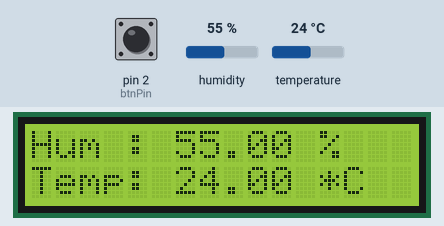
A sketch run on a simulated Arduino Nano, built with avr-gcc and run on an emulated ATmega328P. On the bench: 16×2 character LCD. Wiring (inferred from the names in the program): DHT22 sensor: data pin 5. The inputs (shaded band) are chosen by the test bench; at power-on: pin 2 (btnPin) HIGH, humidity 55 %, temperature 24 °C. What the sketch prints to the serial monitor is not drawn.

Above: at 2.4 s.
At 12.4 s:
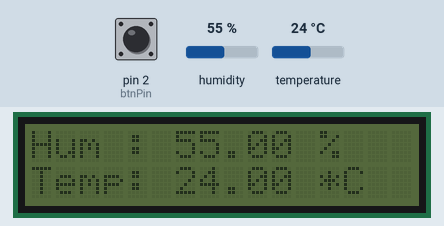

Measured:
- what the display in image 0 shows lasts 10.0 s, from 2.4 s to 12.4 s

The sketch:

main.ino
```cpp
// Simple humidity/temperature deviсe. With push btn and LCD1602.
// Based on Arduino Nano.
//
// Andrew Sotnikov aka LucaBrasi89
//  <andrew.sotnikov@zoho.com>

#include "DHT.h"
#include <Wire.h>
#include <LiquidCrystal_I2C.h>


#define DHTPIN 5     // what digital pin we're connected to

#define DHTTYPE DHT22   // DHT 22  (AM2302), AM2321

// Connect pin 1 (on the left) of the sensor to +5V
// NOTE: If using a board with 3.3V logic like an Arduino Due connect pin 1
// to 3.3V instead of 5V!
// Connect pin 2 of the sensor to whatever your DHTPIN is
// Connect pin 4 (on the right) of the sensor to GROUND
// Connect a 10K resistor from pin 2 (data) to pin 1 (power) of the sensor

// Initialize DHT sensor.
// Note that older versions of this library took an optional third parameter to
// tweak the timings for faster processors.  This parameter is no longer needed
// as the current DHT reading algorithm adjusts itself to work on faster procs.
DHT dht(DHTPIN, DHTTYPE);
// Set the LCD address to 0x27 for a 16 chars and 2 line display
LiquidCrystal_I2C lcd(0x27, 16, 2);
const int btnPin = 2;   //digital pin button is connected to

int btnState;             // the current reading from the input pin
int lastButtonState = LOW;   // the previous reading from the input pin
boolean backlightState = true;   // the previous reading from the input pin
int prevTemp = 22; // previous temp


void tempChangeNotifier(int curTemp){
//    Serial.println("Cur temp:" + String(curTemp));
//    Serial.println("Prev temp:" + String(prevTemp) + "\n");
   if (prevTemp != curTemp) {
      lcd.setBacklight(true);
      delay(10000);
      lcd.setBacklight(false);
      prevTemp = curTemp;
    }
}

void setup() {
  Serial.begin(9600);
  Serial.println("DHTxx test!");

  dht.begin();

    // initialize the LCD
  lcd.begin();

  // Turn on the blacklight and print a message.
  lcd.backlight();
  pinMode(2,INPUT_PULLUP);
  }

void loop() {
  // Wait a few seconds between measurements.
  delay(2000);

  // Reading temperature or humidity takes about 250 milliseconds!
  // Sensor readings may also be up to 2 seconds 'old' (its a very slow sensor)
  float h = dht.readHumidity();
  // Read temperature as Celsius (the default)
  float t = dht.readTemperature();

  // Check if any reads failed and exit early (to try again).
  if (isnan(h) || isnan(t)) {
    lcd.setCursor(0,0);
    lcd.println("DHT sensor error!");
    return;
  }

    // Compute heat index in Celsius (isFahreheit = false)
  float hic = dht.computeHeatIndex(t, h, false);
  lcd.setCursor(0,0);
  lcd.print("Hum : ");
  lcd.print(h);
  lcd.print(" %");
  lcd.setCursor(0,1);
  lcd.print("Temp: ");
  lcd.print(t);
  lcd.print(" *C");

  //checking temp changing
  tempChangeNotifier(int(t));

  //Checking btn state
  // if the button state has changed:
  int reading = digitalRead(btnPin);
  if (reading != btnState) {

    btnState = reading;
    backlightState = !backlightState;
    lcd.setBacklight(backlightState);
    delay(15000);
  }


}
```
